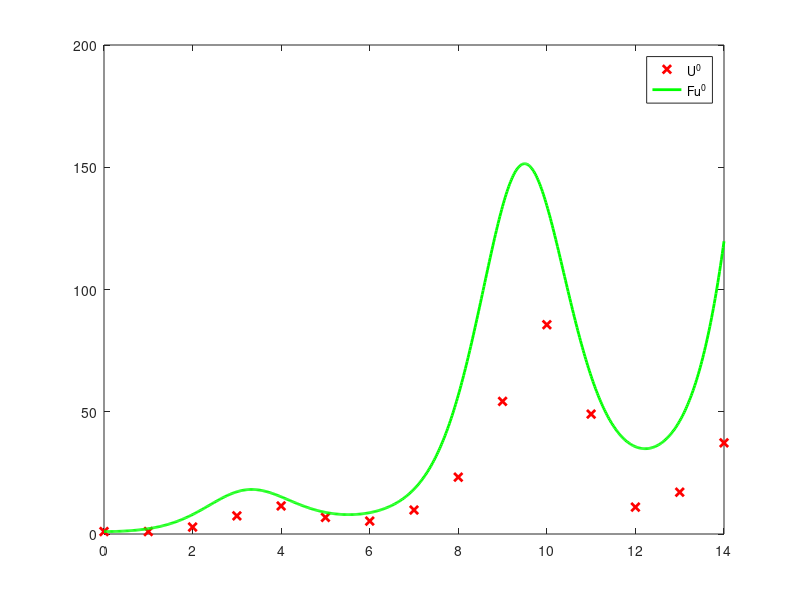
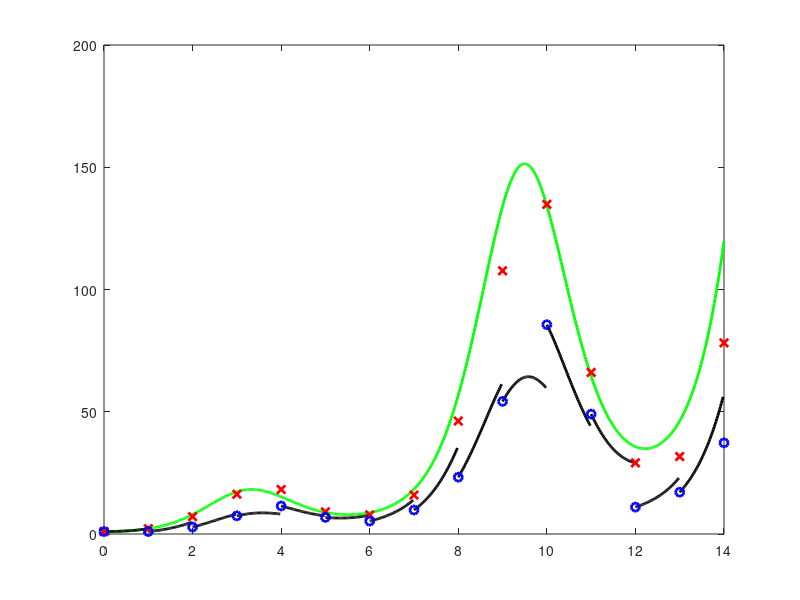
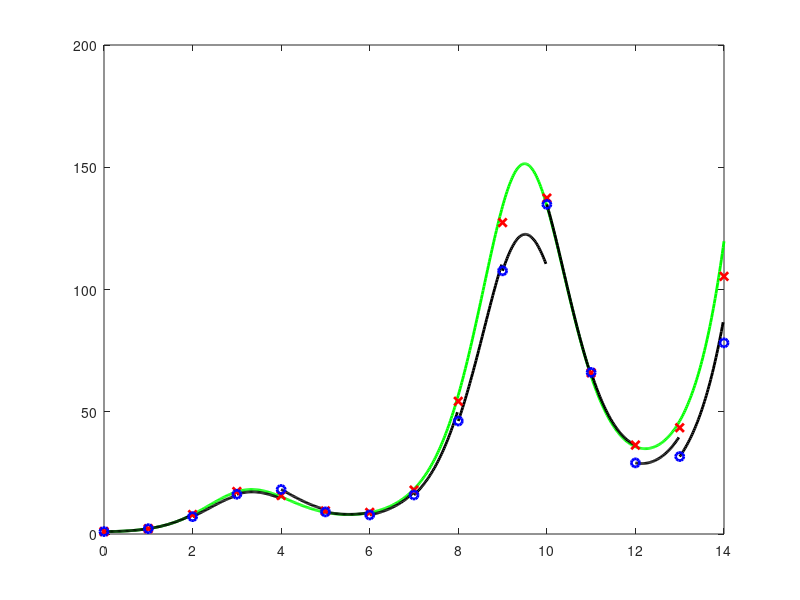
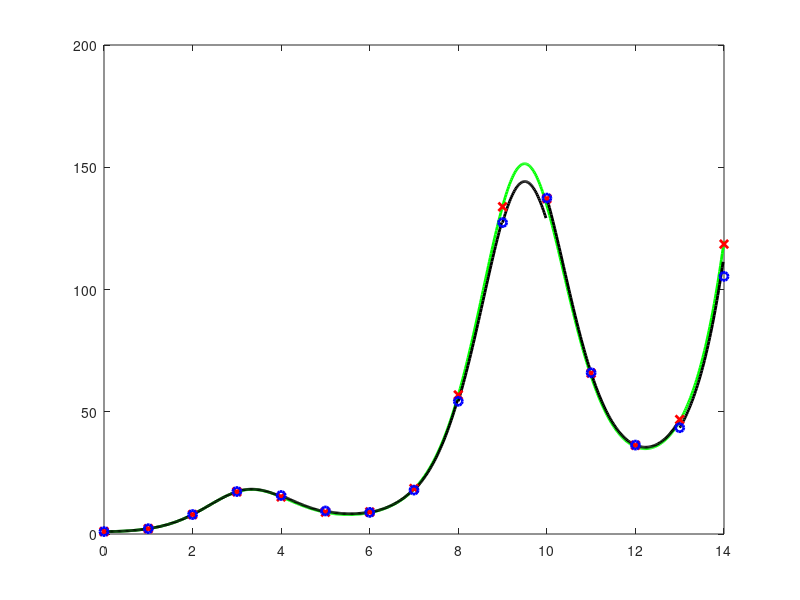

Reproduce these figures in MATLAB, in order.
% Parareal: first implementation attempt
clear all
close all
clc

% Parareal algorithm to solve the ODE
% u'(t) = sen(t)*u(t) + t , t in [0,14]
% u(0) = 1

%--------------------------------------------------------------------------
% Forward Euler in the fine time-mesh
%--------------------------------------------------------------------------

t0 = 0; tN = 14;
dt = 0.02;
N = (tN - t0) / dt;

t = linspace(t0,tN,N+1);
% times = [t0:dT:TN]

y0 = 1;
y_fine = [];
y_fine(1) = y0;

for k = 1:N
    dy = sin(t(k))*y_fine(k) + t(k);
    y_fine(k+1) = y_fine(k) + dt*dy;
end

%plot(t, y_fine, '-', 'LineWidth', 2)

%--------------------------------------------------------------------------
% PARAREAL: più real che para
%--------------------------------------------------------------------------

% DT ~ suppose to want N subintervals => DT = (tN - t0) / N
%
% u_coarse = solution provided by coarse propagator
% dT = coarse time step
%
% u_fine = solution provided by fine propagation operator
% dt = fine time step
%
% U ~ solution from the "Correction Step"

% Forward Euler
t0 = 0; tN = 14;
DT = 1;
u0 = 1;


% Step 1: coarse approximation for U_0, initial prediction
% e.g. Forward Euler with time step dT
dT = 1;
t_coarse = [t0:dT:tN];
L_coarse = length(t_coarse);

U_0 = [];
U_0(1) = u0;

for k = 1 : L_coarse - 1
    du = sin(t_coarse(k))*U_0(k) + t_coarse(k);
    U_0(k+1) = U_0(k) + dT*du;
end

plot(t_coarse, U_0, 'x', 'LineWidth', 2, 'Color', 'r')
hold on
plot(t, y_fine, '-', 'LineWidth', 2, 'Color', 'g')
legend('U^0', 'Fu^0')

% Step 2: iterative step of parareal

%U = [];
%U(1) = U_0(1);
U = U_0;

dt = 0.02;
for m = 1 : (tN - t0)/dT
    t_fine(m,:) = [t0 + (m-1)*dT:dt:t0+m*dT];
end
L_fine = length(t_fine);
N_fine = 1/dt; % n° of "fine subintervals" of each "coarse subint."

u_fine = [];
u_fine(1) = u0;

% very few iterations are necessary for the convergence
%----------
k_max = 4;
%k_max = 10;
%----------

epsilon = 1; % still to implement, for convergence condition

for k = 1 : k_max
    
    figure()
    plot(t, y_fine, '-', 'LineWidth', 2, 'Color', 'g')
    % Parallel step: fine approximation of the solution

    % F(tn,tn-1,(U^k)_n-1)
    for n = 1 : L_coarse - 1
        % I.C. in each subinterval, given by the coarse approx
        u_fine(n, 1) = U_0(n);

        for h = 1 : N_fine
            du = sin(t_fine(n,h))*u_fine(n,h) + t_fine(n,h);
            u_fine(n, h+1) = u_fine(n, h) + du*dt;
        end
    end

    hold on
    for n = 1:(tN - t0)/dT
        plot(t_fine(n,1:50),u_fine(n,1:50),'-','Linewidth',2, 'Color', 'k')
    end

    % update of the coarse solution
    for k = 1 : L_coarse - 1
        du = sin(t_coarse(k))*U(k) + t_coarse(k);
        U_k(k+1) = U(k) + dT*du;
    end


    for n = 1 : L_coarse - 1
        du = sin(t_coarse(n))*U(n) + t_coarse(n);
        U(n+1) = U(n) + dT*du;
        % Correction step
        U(n+1) = U(n+1) + u_fine(n, end) - U_k(n+1);
    end

    plot(t_coarse, U, 'x', 'LineWidth', 2, 'Color', 'r')
    plot(t_coarse, U_0, 'o', 'LineWidth', 2, 'Color', 'b')

    U_0 = U;

    %for k = 1 : L_coarse - 1
    %    du = sin(t_coarse(k))*U_0(k) + t_coarse(k);
    %    U_0(k+1) = U(k) + dT*du;
    %end

end